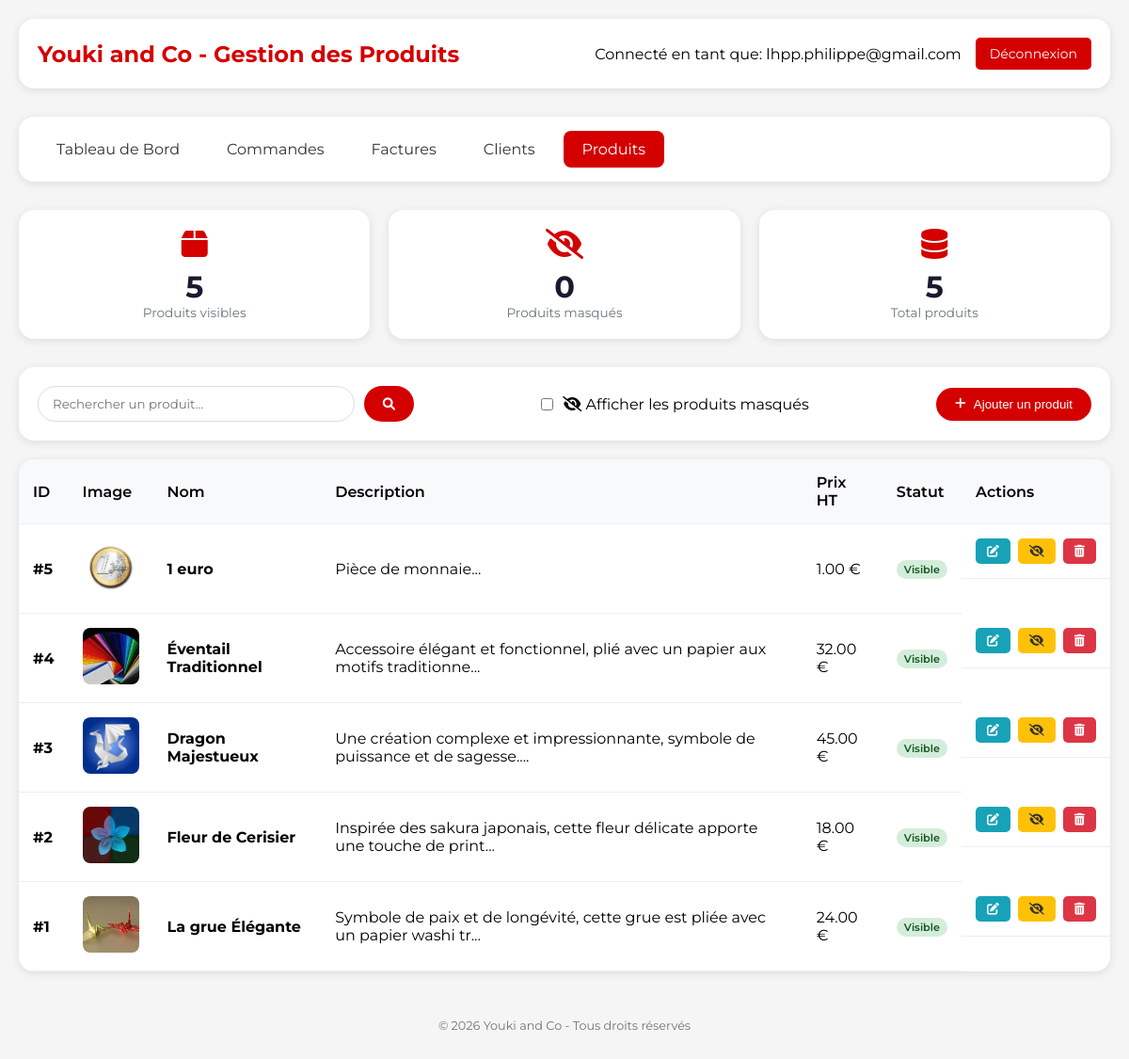
Page /admin_produits.php (signed in) on the earlier database version.
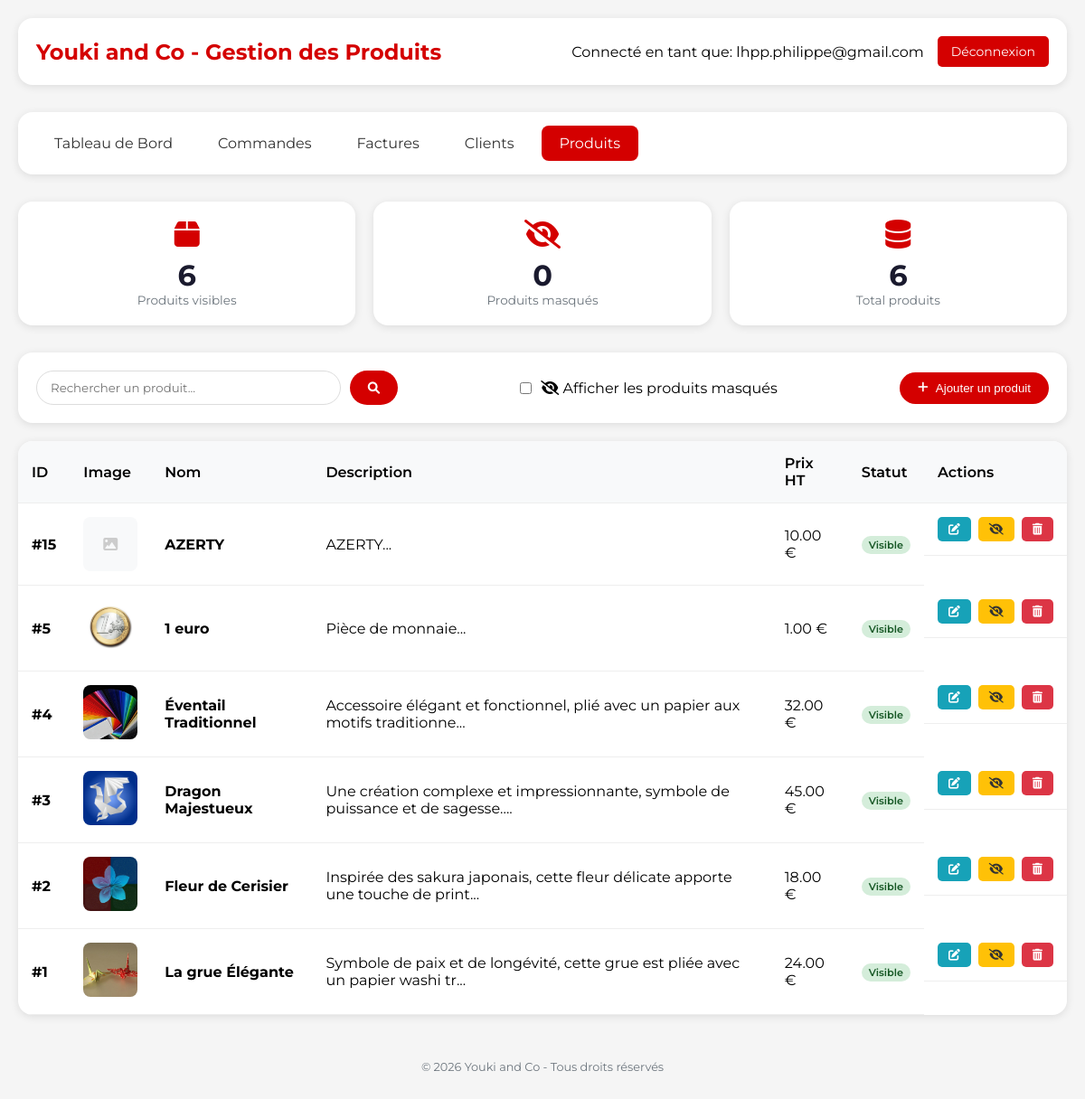
Same page on the later database version.
### tables this page shows
CREATE TABLE `Origami` (
  `idOrigami` bigint NOT NULL,
  `nom` varchar(50) NOT NULL,
  `description` varchar(300) NOT NULL,
  `photo` varchar(300) NOT NULL,
  `prixHorsTaxe` double NOT NULL,
  `date_modification` datetime DEFAULT NULL,
  `niveau_difficulte` varchar(50) DEFAULT NULL,
  `visible` tinyint(1) DEFAULT '1'
);

### admin_produits.php (the view, shortened to what this page needs)
<?php
$bdd = getConnexionBD();
$page_courante = isset($_GET['page']) ? max(1, intval($_GET['page'])) : 1;
$recherche = isset($_GET['search']) ? trim($_GET['search']) : '';
$afficher_masques = isset($_GET['afficher_masques']) && $_GET['afficher_masques'] == '1';
$elements_par_page = 15;
$where_conditions = [];
if (!$afficher_masques) {
    $where_conditions[] = "visible = 1";
}
$where_clause = !empty($where_conditions) ? "WHERE " . implode(" AND ", $where_conditions) : "";
$offset = ($page_courante - 1) * $elements_par_page;
$sql = "SELECT * FROM Origami $where_clause ORDER BY idOrigami DESC LIMIT :offset, :limit";
$stmt = $bdd->prepare($sql);
$stmt->bindValue(':offset', $offset, PDO::PARAM_INT);
$stmt->bindValue(':limit', $elements_par_page, PDO::PARAM_INT);
$stmt->execute();
$produits = $stmt->fetchAll();
$stmt = $bdd->query("SELECT COUNT(*) as total FROM Origami WHERE visible = 1");
$stats_visibles = $stmt->fetch()['total'];
$stmt = $bdd->query("SELECT COUNT(*) as total FROM Origami WHERE visible = 0");
$stats_masques = $stmt->fetch()['total'];
$stmt = $bdd->query("SELECT COUNT(*) as total FROM Origami");
$stats_total = $stmt->fetch()['total'];
?>
<!DOCTYPE html>
<html lang="fr">
<head>
    <link rel="stylesheet" href="https://cdnjs.cloudflare.com/ajax/libs/font-awesome/6.0.0/css/all.min.css">
</head>
<body>
    <div class="container">
        <div class="header">
            <div class="logo">
                <h1>Youki and Co - Gestion des Produits</h1>
            </div>
            <div class="user-info">
                <span>Connecté en tant que: <?= htmlspecialchars($_SESSION['admin_email'] ?? 'Admin') ?></span>
                <a href="admin_dashboard.php?logout=1" class="btn-logout">Déconnexion</a>
            </div>
        </div>
        <div class="nav-admin">
            <a href="admin_dashboard.php" class="nav-item">Tableau de Bord</a>
            <a href="admin_commandes.php" class="nav-item">Commandes</a>
            <a href="admin_factures.php" class="nav-item">Factures</a>
            <a href="admin_clients.php" class="nav-item">Clients</a>
            <a href="admin_produits.php" class="nav-item active">Produits</a>
        </div>
        <div class="stats-grid">
            <div class="stat-card" onclick="window.location.href='admin_produits.php'">
                <i class="fas fa-box"></i>
                <div class="number"><?= $stats_visibles ?></div>
                <div class="label">Produits visibles</div>
            </div>
            <div class="stat-card" onclick="window.location.href='admin_produits.php?afficher_masques=1'">
                <i class="fas fa-eye-slash"></i>
                <div class="number"><?= $stats_masques ?></div>
                <div class="label">Produits masqués</div>
            </div>
            <div class="stat-card">
                <i class="fas fa-database"></i>
                <div class="number"><?= $stats_total ?></div>
                <div class="label">Total produits</div>
            </div>
        </div>
        <div class="filters-bar">
            <form method="GET" class="search-box">
                <input type="text" name="search" placeholder="Rechercher un produit..."
                       value="<?= htmlspecialchars($recherche) ?>">
                <button type="submit"><i class="fas fa-search"></i></button>
            </form>
            <div class="filter-toggle">
                <input type="checkbox" id="afficherMasques" <?= $afficher_masques ? 'checked' : '' ?>
                       onchange="window.location.href='admin_produits.php?afficher_masques=' + (this.checked ? 1 : 0)">
                <label for="afficherMasques">
                    <i class="fas fa-eye-slash"></i> Afficher les produits masqués
                </label>
            </div>
            <button onclick="openAjoutModal()" class="btn-primary">
                <i class="fas fa-plus"></i> Ajouter un produit
            </button>
        </div>
        <div class="table-container">
            <table>
                <thead>
                    <tr>
                        <th>ID</th>
                        <th>Image</th>
                        <th>Nom</th>
                        <th>Description</th>
                        <th>Prix HT</th>
                        <th>Statut</th>
                        <th>Actions</th>
                    </tr>
                </thead>
                <tbody>
                    <?php if(empty($produits)): ?>
                        <tr>
                            <td colspan="7" style="text-align: center; padding: 40px;">
                                <i class="fas fa-inbox" style="font-size: 3rem; opacity: 0.5;"></i>
                                <p>Aucun produit trouvé</p>
                            </td>
                        </tr>
                    <?php else: ?>
                        <?php foreach($produits as $p): ?>
                        <tr>
                            <td><strong>#<?= $p['idOrigami'] ?></strong></td>
                            <td>
                                <?php if($p['photo'] && file_exists($p['photo'])): ?>
                                    <img src="<?= htmlspecialchars($p['photo']) ?>" class="product-image" alt="<?= htmlspecialchars($p['nom']) ?>">
                                <?php else: ?>
                                    <div class="product-image-placeholder">
                                        <i class="fas fa-image"></i>
                                    </div>
                                <?php endif; ?>
                            </td>
                            <td>
                                <strong><?= htmlspecialchars($p['nom']) ?></strong>
                            </td>
                            <td><?= htmlspecialchars(substr($p['description'], 0, 80)) ?>...</td>
                            <td><?= number_format($p['prixHorsTaxe'], 2) ?> €</td>
                            <td>
                                <?php if(isset($p['visible']) && $p['visible'] == 0): ?>
                                    <span class="status-badge status-hidden">Masqué</span>
                                <?php else: ?>
                                    <span class="status-badge status-visible">Visible</span>
                                <?php endif; ?>
                            </td>
                            <td class="actions">
                                <button onclick="editProduit(<?= $p['idOrigami'] ?>)" class="btn-icon btn-edit" title="Modifier">
                                    <i class="fas fa-edit"></i>
                                </button>
                                <?php if(isset($p['visible']) && $p['visible'] == 0): ?>
                                    <a href="?action=reactiver&id=<?= $p['idOrigami'] ?><?= $afficher_masques ? '&afficher_masques=1' : '' ?>"
                                       class="btn-icon btn-reactiver"
                                       onclick="return confirm('Réactiver ce produit ? Il réapparaîtra dans la boutique.')"
                                       title="Réactiver">
                                        <i class="fas fa-eye"></i>
                                    </a>
                                <?php else: ?>
                                    <a href="?action=masquer&id=<?= $p['idOrigami'] ?><?= $afficher_masques ? '&afficher_masques=1' : '' ?>"
                                       class="btn-icon btn-hide"
                                       onclick="return confirm('Masquer ce produit ? Il n\'apparaîtra plus dans la boutique (mais restera dans l\'historique des commandes).')"
                                       title="Masquer">
                                        <i class="fas fa-eye-slash"></i>
                                    </a>
                                <?php endif; ?>
                                <a href="?action=supprimer&id=<?= $p['idOrigami'] ?>"
                                   class="btn-icon btn-delete"
                                   onclick="return confirm('Supprimer définitivement ce produit ? (uniquement possible s\'il n\'a pas de commandes associées)')"
                                   title="Supprimer">
                                    <i class="fas fa-trash-alt"></i>
                                </a>
                            </td>
                        </tr>
                        <?php endforeach; ?>
                    <?php endif; ?>
                </tbody>
            </table>
        </div>
        <div class="footer">
            <p>&copy; <?= date('Y') ?> Youki and Co - Tous droits réservés</p>
        </div>
    </div>
</body>
</html>

### admin_produits.php (style rules this page uses)
* { margin: 0; padding: 0; box-sizing: border-box; }
:root { --primary: #d40000; --primary-dark: #b30000; --secondary: #764ba2; --success: #28a745; --danger: #dc3545; --warning: #ffc107; --info: #17a2b8; --dark: #1a1a2e; --light: #f8f9fa; --gray: #6c757d; --gray-light: #e9ecef; --border-radius: 16px; --box-shadow: 0 10px 30px rgba(0,0,0,0.1); }
body { font-family: 'Montserrat', sans-serif; background: #f5f5f5; min-height: 100vh; }
.container { max-width: 1400px; margin: 0 auto; padding: 20px; }
.header { background: white; border-radius: var(--border-radius); padding: 20px; margin-bottom: 30px; display: flex; justify-content: space-between; align-items: center; flex-wrap: wrap; gap: 15px; box-shadow: 0 2px 10px rgba(0,0,0,0.1); }
.logo h1 { color: var(--primary); font-size: 24px; }
.user-info { display: flex; align-items: center; gap: 15px; }
.btn-logout { background: var(--primary); color: white; padding: 8px 15px; text-decoration: none; border-radius: 5px; font-size: 14px; }
.nav-admin { background: white; border-radius: var(--border-radius); padding: 15px 20px; margin-bottom: 30px; display: flex; gap: 10px; flex-wrap: wrap; box-shadow: 0 2px 10px rgba(0,0,0,0.1); }
.nav-item { padding: 10px 20px; color: #333; text-decoration: none; border-radius: 8px; transition: all 0.3s; }
.nav-item:hover, .nav-item.active { background: var(--primary); color: white; }
.stats-grid { display: grid; grid-template-columns: repeat(auto-fit, minmax(200px, 1fr)); gap: 20px; margin-bottom: 30px; }
.stat-card { background: white; border-radius: var(--border-radius); padding: 20px; text-align: center; box-shadow: 0 2px 10px rgba(0,0,0,0.1); cursor: pointer; transition: transform 0.3s; }
.stat-card i { font-size: 2rem; color: var(--primary); margin-bottom: 10px; }
.stat-card .number { font-size: 2rem; font-weight: 700; color: var(--dark); }
.stat-card .label { color: var(--gray); font-size: 0.85rem; }
.filters-bar { background: white; border-radius: var(--border-radius); padding: 20px; margin-bottom: 20px; display: flex; justify-content: space-between; align-items: center; flex-wrap: wrap; gap: 15px; box-shadow: 0 2px 10px rgba(0,0,0,0.1); }
.search-box { display: flex; gap: 10px; flex: 1; max-width: 400px; }
.search-box input { flex: 1; padding: 10px 15px; border: 1px solid #ddd; border-radius: 30px; font-family: 'Montserrat', sans-serif; }
.search-box button { padding: 10px 20px; background: var(--primary); color: white; border: none; border-radius: 30px; cursor: pointer; }
.btn-primary { background: var(--primary); color: white; padding: 10px 20px; border: none; border-radius: 30px; cursor: pointer; text-decoration: none; display: inline-flex; align-items: center; gap: 8px; font-weight: 500; }
.table-container { background: white; border-radius: var(--border-radius); overflow-x: auto; box-shadow: 0 2px 10px rgba(0,0,0,0.1); }
table { width: 100%; border-collapse: collapse; min-width: 700px; }
th, td { padding: 15px; text-align: left; border-bottom: 1px solid #eee; }
th { background: #f8f9fa; font-weight: 600; }
.product-image { width: 60px; height: 60px; object-fit: cover; border-radius: 8px; }
.product-image-placeholder { width: 60px; height: 60px; background: #f8f9fa; border-radius: 8px; display: flex; align-items: center; justify-content: center; color: #ccc; }
.actions { display: flex; gap: 8px; }
.btn-icon { padding: 6px 12px; border: none; border-radius: 5px; cursor: pointer; text-decoration: none; font-size: 0.8rem; }
.btn-edit { background: var(--info); color: white; }
.btn-hide { background: var(--warning); color: #333; }
.btn-delete { background: var(--danger); color: white; }
.status-badge { display: inline-block; padding: 3px 8px; border-radius: 20px; font-size: 0.7rem; font-weight: 600; }
.status-visible { background: #d4edda; color: #155724; }
.footer { text-align: center; margin-top: 30px; padding: 20px; color: var(--gray); font-size: 0.8rem; }
.filter-toggle { display: flex; align-items: center; gap: 10px; }
.filter-toggle label { cursor: pointer; }

Differences in the rows shown:
added origami: idOrigami "15", nom "AZERTY", description "AZERTY", prixHorsTaxe "10.00", visible "Visible"
Other differences:
$stats_visibles: "5" → "6"
$stats_total: "5" → "6"
